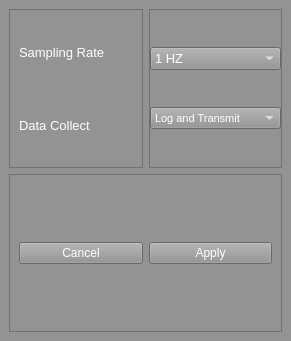
<?xml version="1.0" encoding="UTF-8"?>
<ui version="4.0">
 <class>Sampling</class>
 <widget class="QMainWindow" name="Sampling">
  <property name="geometry">
   <rect>
    <x>0</x>
    <y>0</y>
    <width>291</width>
    <height>341</height>
   </rect>
  </property>
  <property name="windowTitle">
   <string>Sampling Network</string>
  </property>
  <property name="styleSheet">
   <string notr="true">background-color: rgb(147, 147, 147);
color: rgb(255, 255, 255);</string>
  </property>
  <widget class="QWidget" name="centralwidget">
   <layout class="QGridLayout" name="gridLayout">
    <item row="0" column="0">
     <widget class="QFrame" name="frame">
      <property name="frameShape">
       <enum>QFrame::StyledPanel</enum>
      </property>
      <property name="frameShadow">
       <enum>QFrame::Raised</enum>
      </property>
      <layout class="QVBoxLayout" name="verticalLayout">
       <item>
        <widget class="QLabel" name="label">
         <property name="font">
          <font>
           <pointsize>10</pointsize>
          </font>
         </property>
         <property name="text">
          <string>Sampling Rate</string>
         </property>
        </widget>
       </item>
       <item>
        <widget class="QLabel" name="label_2">
         <property name="font">
          <font>
           <pointsize>10</pointsize>
          </font>
         </property>
         <property name="text">
          <string>Data Collect</string>
         </property>
        </widget>
       </item>
      </layout>
     </widget>
    </item>
    <item row="0" column="1">
     <widget class="QFrame" name="frame_2">
      <property name="frameShape">
       <enum>QFrame::StyledPanel</enum>
      </property>
      <property name="frameShadow">
       <enum>QFrame::Raised</enum>
      </property>
      <layout class="QVBoxLayout" name="verticalLayout_2">
       <property name="spacing">
        <number>0</number>
       </property>
       <property name="leftMargin">
        <number>0</number>
       </property>
       <property name="topMargin">
        <number>0</number>
       </property>
       <property name="rightMargin">
        <number>0</number>
       </property>
       <property name="bottomMargin">
        <number>0</number>
       </property>
       <item>
        <widget class="QComboBox" name="comboBox">
         <property name="font">
          <font>
           <pointsize>10</pointsize>
          </font>
         </property>
         <item>
          <property name="text">
           <string>1 HZ</string>
          </property>
         </item>
         <item>
          <property name="text">
           <string>2 HZ</string>
          </property>
         </item>
         <item>
          <property name="text">
           <string>4 HZ</string>
          </property>
         </item>
         <item>
          <property name="text">
           <string>8 HZ</string>
          </property>
         </item>
         <item>
          <property name="text">
           <string>16 HZ</string>
          </property>
         </item>
         <item>
          <property name="text">
           <string>32 HZ</string>
          </property>
         </item>
         <item>
          <property name="text">
           <string>64 HZ</string>
          </property>
         </item>
         <item>
          <property name="text">
           <string>128 HZ</string>
          </property>
         </item>
         <item>
          <property name="text">
           <string>256 HZ</string>
          </property>
         </item>
         <item>
          <property name="text">
           <string>512 HZ</string>
          </property>
         </item>
        </widget>
       </item>
       <item>
        <widget class="QComboBox" name="comboBox_2">
         <property name="font">
          <font>
           <pointsize>8</pointsize>
          </font>
         </property>
         <item>
          <property name="text">
           <string>Log and Transmit</string>
          </property>
         </item>
         <item>
          <property name="text">
           <string>Log Only</string>
          </property>
         </item>
         <item>
          <property name="text">
           <string>Transmit Only</string>
          </property>
         </item>
        </widget>
       </item>
      </layout>
     </widget>
    </item>
    <item row="1" column="0" colspan="2">
     <widget class="QFrame" name="frame_3">
      <property name="frameShape">
       <enum>QFrame::StyledPanel</enum>
      </property>
      <property name="frameShadow">
       <enum>QFrame::Raised</enum>
      </property>
      <layout class="QHBoxLayout" name="horizontalLayout">
       <item>
        <widget class="QPushButton" name="pushButton_2">
         <property name="text">
          <string>Cancel</string>
         </property>
        </widget>
       </item>
       <item>
        <widget class="QPushButton" name="pushButton">
         <property name="text">
          <string>Apply</string>
         </property>
        </widget>
       </item>
      </layout>
     </widget>
    </item>
   </layout>
  </widget>
 </widget>
 <resources/>
 <connections/>
</ui>
